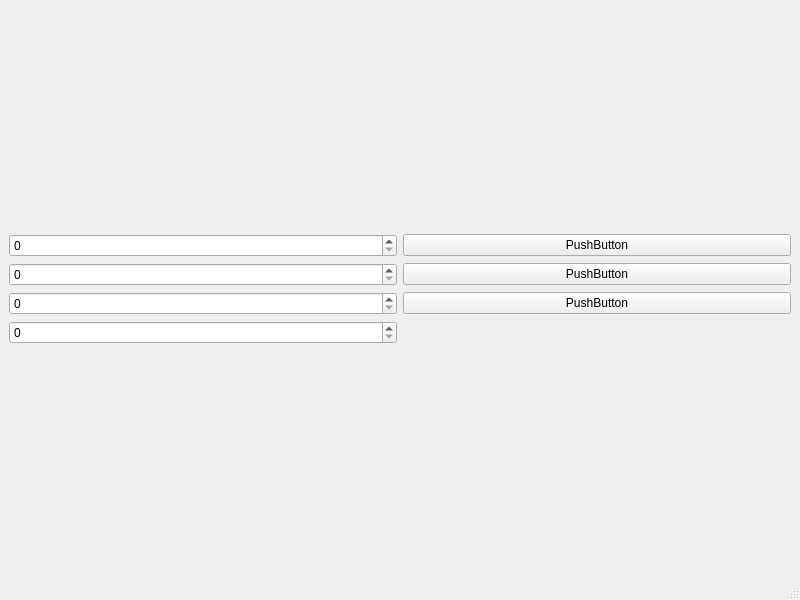
<?xml version="1.0" encoding="UTF-8"?>
<ui version="4.0">
 <class>MainWindow</class>
 <widget class="QMainWindow" name="MainWindow">
  <property name="geometry">
   <rect>
    <x>0</x>
    <y>0</y>
    <width>800</width>
    <height>600</height>
   </rect>
  </property>
  <property name="windowTitle">
   <string>MainWindow</string>
  </property>
  <widget class="QWidget" name="centralwidget">
   <layout class="QGridLayout" name="gridLayout_2">
    <item row="0" column="0">
     <layout class="QGridLayout" name="gridLayout">
      <item row="2" column="0">
       <widget class="QSpinBox" name="spinBoxWorkTime"/>
      </item>
      <item row="3" column="0">
       <widget class="QSpinBox" name="spinBoxCoolTime"/>
      </item>
      <item row="1" column="0">
       <widget class="QSpinBox" name="spinBoxCurrent"/>
      </item>
      <item row="0" column="0">
       <widget class="QSpinBox" name="spinBoxVoltage"/>
      </item>
      <item row="0" column="1">
       <widget class="QPushButton" name="pushButtonSet">
        <property name="text">
         <string>PushButton</string>
        </property>
       </widget>
      </item>
      <item row="1" column="1">
       <widget class="QPushButton" name="pushButtonTurnOn">
        <property name="text">
         <string>PushButton</string>
        </property>
       </widget>
      </item>
      <item row="2" column="1">
       <widget class="QPushButton" name="pushButtonTurnOff">
        <property name="text">
         <string>PushButton</string>
        </property>
       </widget>
      </item>
     </layout>
    </item>
   </layout>
  </widget>
  <widget class="QMenuBar" name="menubar">
   <property name="geometry">
    <rect>
     <x>0</x>
     <y>0</y>
     <width>800</width>
     <height>22</height>
    </rect>
   </property>
  </widget>
  <widget class="QStatusBar" name="statusbar"/>
 </widget>
 <resources/>
 <connections/>
</ui>
